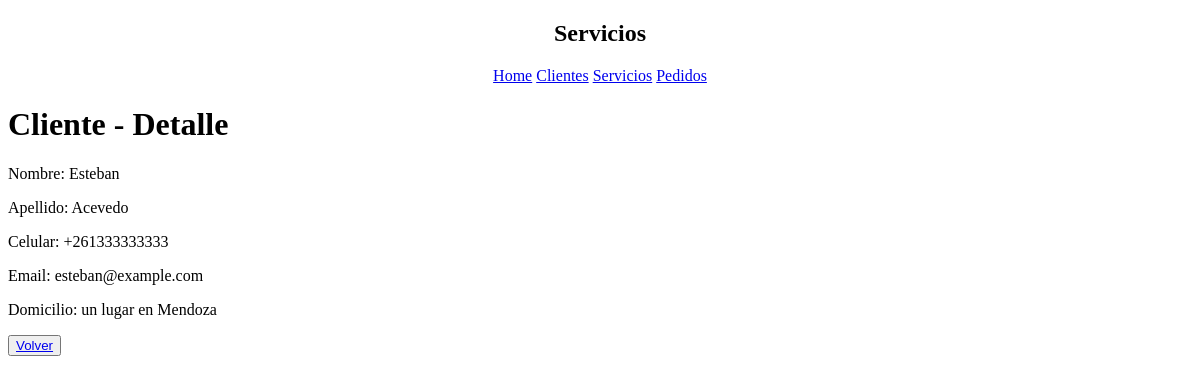
The page /cliente/3 on the database as committed earlier.
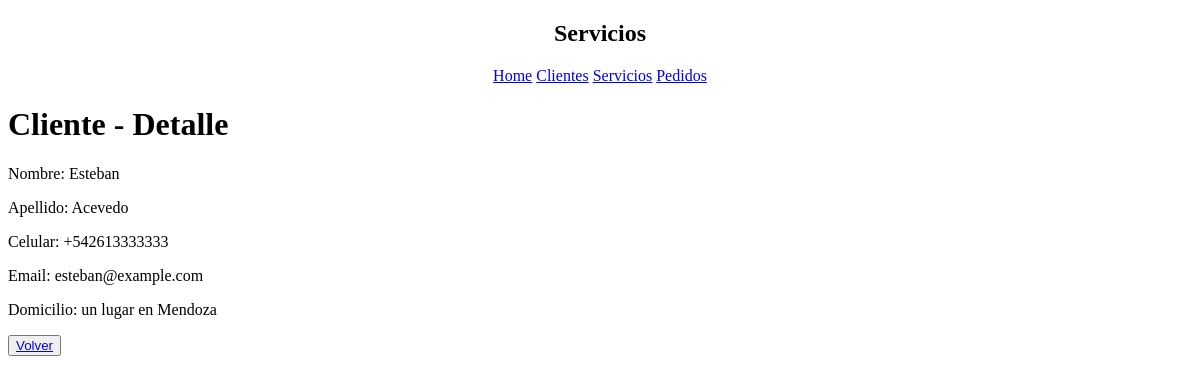
The same page on the database as committed later.
### servicios/models.py (models this page shows, shortened)
class Cliente(models.Model):
    nombre = models.CharField(max_length=100, db_index=True)
    apellido = models.CharField(max_length=100, db_index=True)
    celular = PhoneNumberField(unique=True)
    email = models.EmailField(null=True, blank=True)
    domicilio = models.CharField(max_length=255)

### servicios/views/cliente.py (the view)
# urls.py: path("cliente/<int:pk>", cliente.ClienteDetail.as_view(), name="cliente_detail"),
class ClienteDetail(DetailView):
    model = Cliente

### servicios/templates/servicios/cliente_detail.html
{% extends 'servicios/base.html' %}
{% block contenido %}
    <h1>Cliente - Detalle</h1>
    <p>Nombre: {{ object.nombre }}</p>
    <p>Apellido: {{ object.apellido }}</p>
    <p>Celular: {{ object.celular }}</p>
    <p>Email: {{ object.email }}</p>
    <p>Domicilio: {{ object.domicilio }}</p>
    <button><a href="{% url 'cliente_list' %}">Volver</a></button>
{% endblock contenido %}

Rows that differ between the two databases and show on the page:
changed Cliente "Esteban": celular "+261333333333" → "+542613333333"
